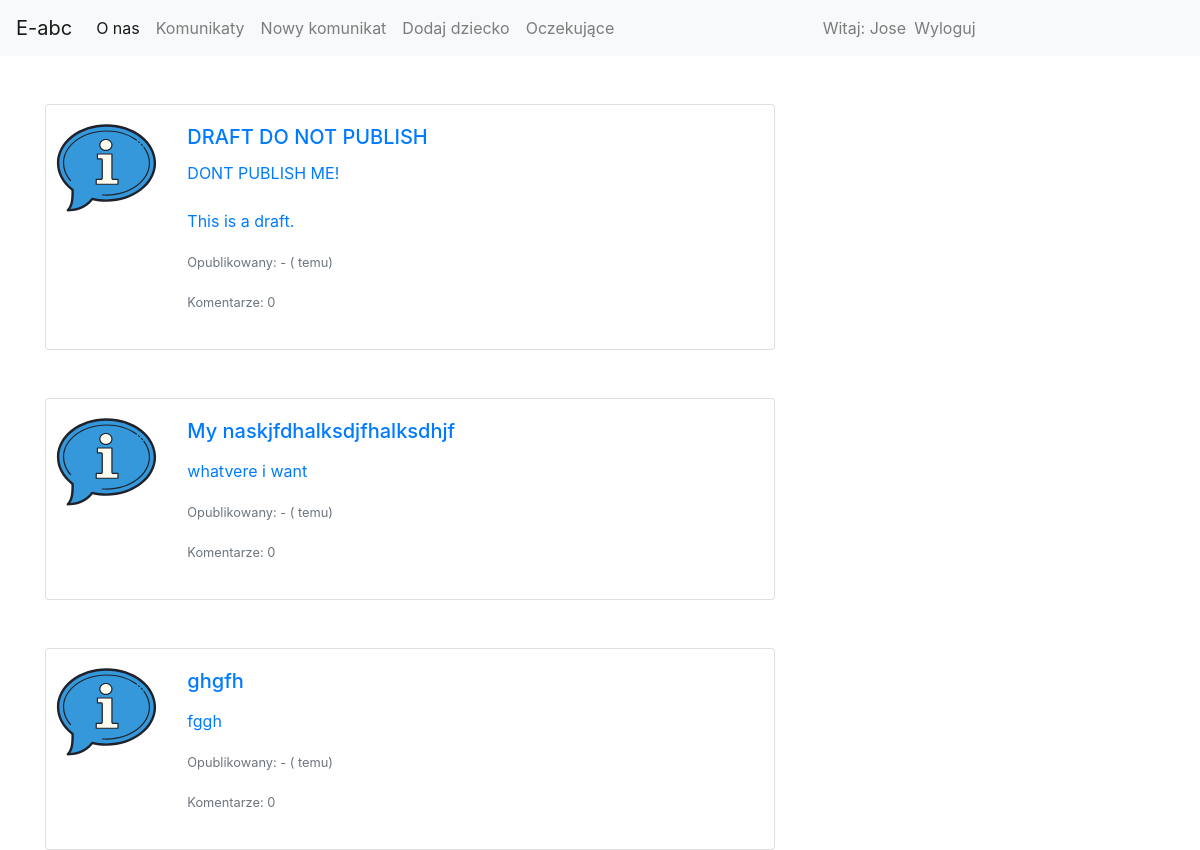
Screenshot of /drafts/ (signed in) with the database file from the repository.
### blog/models.py (models this page shows, shortened)
class Post(models.Model):
    author = models.ForeignKey('auth.User', default=4, on_delete=models.CASCADE)
    title = models.CharField(max_length=200)
    text = models.TextField()
    created_date = models.DateTimeField(default=timezone.now)
    published_date = models.DateTimeField(blank=True, null=True)
    viewed_by = models.TextField(default="")
    def approve_comments(self):
        return self.comments.filter(approved_comment=True)
    def not_approve_comments(self):
        return self.comments.filter(approved_comment=False)

### blog/views.py (the view)
# urls.py: url(r'^drafts/$', views.DraftListView.as_view(), name='post_draft_list'),
class DraftListView(LoginRequiredMixin,ListView):
    login_url = '/login/'
    redirect_field_name = 'blog/post_list.html'
    model = Post
    def get_queryset(self):
        return Post.objects.filter(published_date__isnull=True).order_by('created_date')

### blog/templates/blog/post_list.html (shortened to what this page needs)
{% extends 'blog/base.html' %}
{% load static %}
{% block content %}
<div class="centerstage">
{% if user.is_authenticated %}
    {% for post in post_list %}
<div class="card mt-5" style="max-width: 740px;">
  <a href="{% url 'add_username' pk=post.pk %}">
  <div class="row no-gutters">
    <div class="col-2">
      <img class="card-img" src="{% static "img/info.svg" %}" alt="My image">
    </div>
    <div class="col-9">
      <div class="card-body">
        <h5 class="card-title">{{ post.title }}</h5>
        <p class="card-text">{{ post.text|safe|linebreaksbr|truncatewords_html:10 }} </p>
        <p class="card-text"><small class="text-muted"><p>Opublikowany: {{ post.published_date|date:" d.m.Y" }} - ({{ post.published_date|timesince }} temu)</p>
        <p>Komentarze: {{ post.approve_comments.count }}
        </small></p>
      </div>
    </div>
  </div></a>
</div>
    {% endfor %}
</div>
{% else %}
<h3>Musisz się zalogować, żeby zobaczyć aktualne informacje</h3>
{% endif %}
{% endblock %}

### blog/templates/blog/base.html (shortened to what this page needs)
<!DOCTYPE html>
{% load staticfiles %}
<html>
    <head>
        <link rel="stylesheet" href="https://stackpath.bootstrapcdn.com/bootstrap/4.3.1/css/bootstrap.min.css">
        <link rel="stylesheet" href="https://use.fontawesome.com/releases/v5.8.1/css/all.css">
        <link rel="stylesheet" href="//cdn.jsdelivr.net/medium-editor/latest/css/medium-editor.min.css" type="text/css" media="screen" charset="utf-8">
        <link rel="stylesheet" href="{% static 'css/blog.css' %}">
<body>
<nav class="navbar navbar-expand-md navbar-light bg-light">
  <a class="navbar-brand" href="#">E-abc</a>
  <div class="collapse navbar-collapse" id="navbarNav">
    <div class="d-flex justify-content-start">
    <ul class="navbar-nav">
      <li class="nav-item active">
        <a class="nav-link" href="{% url 'about'%}">O nas </a>
      </li>
      {% if user.is_authenticated %}
      <li class="nav-item">
        <a class="nav-link" href="{% url 'post_list' %}">Komunikaty<span class="sr-only">(current)</span></a>
      </li>
      {% if user.is_superuser %}
      <li class="nav-item">
        <a class="nav-link" href="{% url 'post_new' %}" >Nowy komunikat</a>
      </li>
      <li class="nav-item">
        <a class="nav-link" href="{% url 'kid_new' %}" >Dodaj dziecko</a>
      </li>
      <li>
        <a class="nav-link" href="{% url 'post_draft_list' %}">Oczekujące</a>
      </li>
      {% endif %}
      {% endif %}
      </ul>
    </div>
  </div>
  {% if user.is_authenticated %}
  <div class="collapse navbar-collapse" id="navbarNav">
      <div class="d-md-flex justify-content-end">
        <span class="navbar-text">Witaj:  {{ user.username }}  </span>
        <ul class="navbar-nav">
          <li class="nav-item">
            <a class="nav-link" href="{% url 'logout' %}">Wyloguj</a>
          </li>
        </ul>
      </div>
    </div>
    {% else %}
    <div class="d-md-flex justify-content-end">
        <ul class="navbar-nav">
          <li><a class="nav-link" href="{% url 'login' %}" ><i class="fas fa-user" id="login_ico"></i> Zaloguj </a></li>
        </ul>
    </div>
    {% endif %}
</nav>
        <div class="content container">
            <div class="row">
                <div class="col-md-8">
                  <div class="blog_posts">
                    {% block content %}
                    {% endblock %}
                  </div>
                </div>
            </div>
        </div>
</body>
</html>

### blog/static/css/blog.css (style rules this page uses)
.centerstage { margin-left: auto; margin-right: auto; }

### rows the page displays
Post: title "DRAFT DO NOT PUBLISH", text "DONT PUBLISH ME! This is a draft.", approve_comments.count "0"
Post: title "My naskjfdhalksdjfhalksdhjf", text "whatvere i want", approve_comments.count "0"
Post: title "ghgfh", text "fggh", approve_comments.count "0"

### other values shown
{{ user.username }} "Jose"
